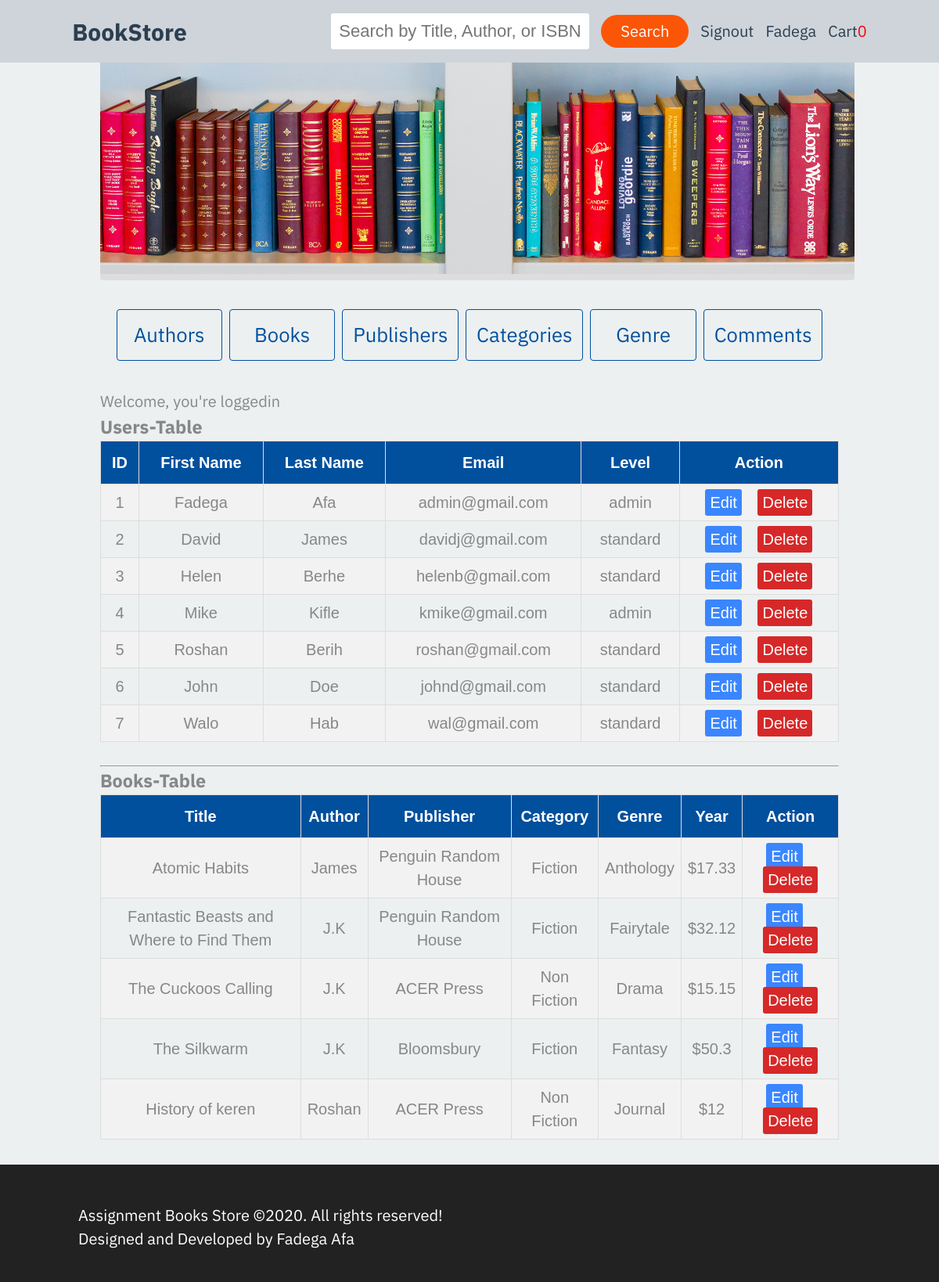
/templates/index.php?login=success (signed in), run on an earlier commit of the app's database.
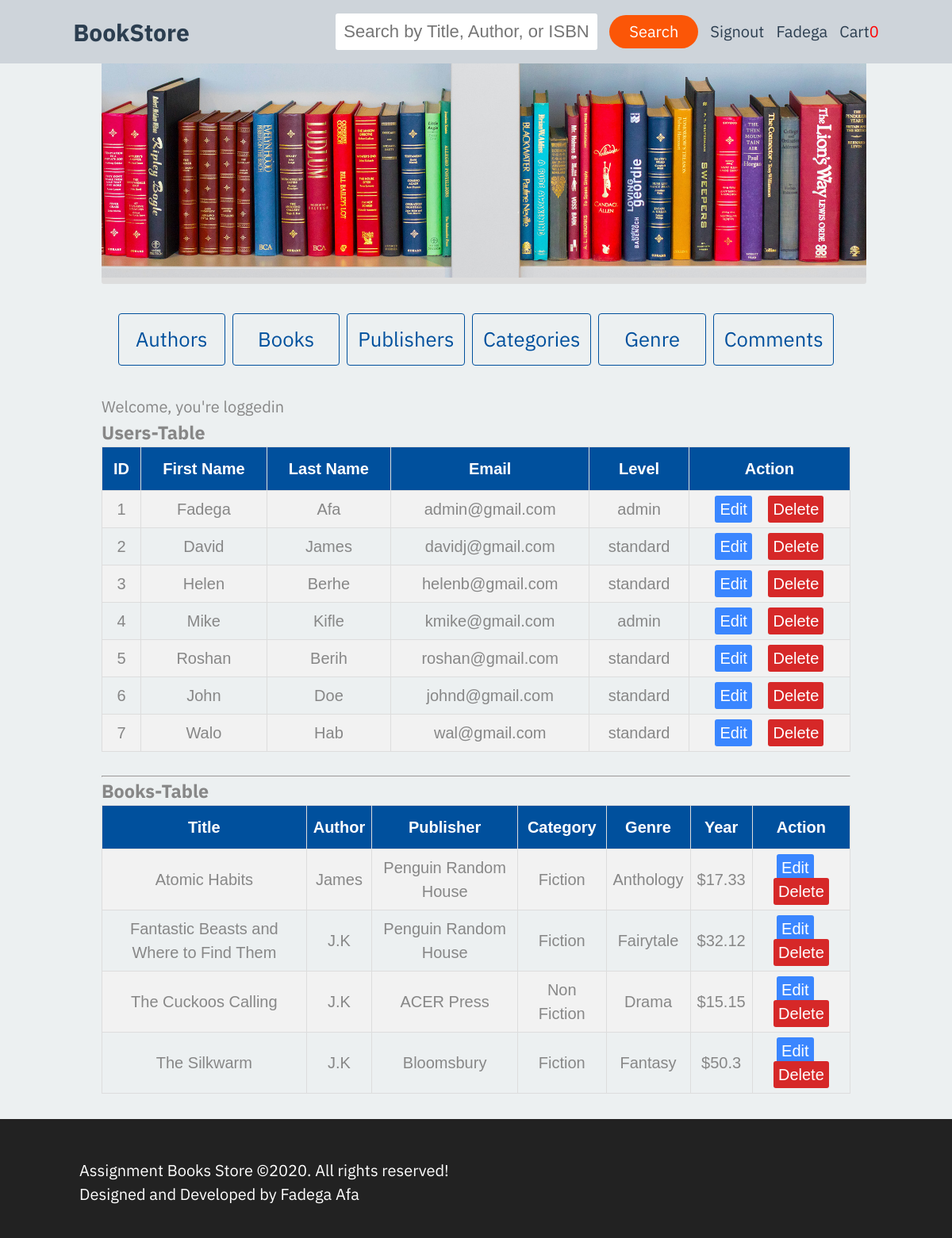
And on a later commit of the database.
### tables this page shows
CREATE TABLE user(
      user_id INTEGER PRIMARY KEY AUTOINCREMENT NOT NULL,
      firstname TEXT NOT NULL,
      lastname TEXT NOT NULL,
      email TEXT NOT NULL UNIQUE,
      password TEXT NOT NULL,
      level TEXT,
      regDate DATE
    );

CREATE TABLE book (
      book_id INTEGER PRIMARY KEY AUTOINCREMENT NOT NULL,
      title TEXT NOT NULL,
      author_id INTEGER NOT NULL REFERENCES author(author_id) ON UPDATE CASCADE,
      ISBN TEXT NOT NULL,
      publisher_id INTEGER NOT NULL REFERENCES publisher(publisher_id),
      category_id INTEGET NOT NULL REFERENCES category(category_id),
			genre_id INTEGET NOT NULL REFERENCES genre(genre_id),
      year INTEGER NOT NULL,
      cover BLOB,
      price REAL,
      condition TEXT NOT NULL
    );

CREATE TABLE author(
			author_id INTEGER PRIMARY KEY AUTOINCREMENT NOT NULL,
			firstname TEXT NOT NULL,
			lastname TEXT NOT NULL,
      email TEXT NOT NULL UNIQUE
		);

CREATE TABLE publisher(
			publisher_id INTEGER PRIMARY KEY AUTOINCREMENT NOT NULL,
			pname TEXT NOT NULL,
			city TEXT,
			country TEXT NOT NULL
		);

CREATE TABLE category(
      category_id INTEGER PRIMARY KEY AUTOINCREMENT NOT NULL,
      cname TEXT  NOT NULL
    );

CREATE TABLE genre(
      genre_id INTEGER PRIMARY KEY AUTOINCREMENT NOT NULL,
      gname TEXT  NOT NULL,
      category_id INTEGER NOT NULL REFERENCES category(category_id) ON UPDATE CASCADE ON DELETE CASCADE

    );

### templates/index.php (the view, shortened to what this page needs)
<?php
require '../app/header.php';
require '../app/libcommon.php';
?>
  <div class="main-container" >
   <?php  include '../templates/herosection.php';?>
           <div id="link-wrapper">
               <a href="../templates/author.php">Authors</a>
               <a href="../templates/book.php">Books</a>
               <a href="../templates/publisher.php">Publishers</a>
               <a href="../templates/category.php">Categories</a>
               <a href="../templates/genre.php">Genre</a>
               <a href="../templates/comment.php">Comments</a>
            </div>
          <?php
          if(isset($_SESSION['useremail'])||isset($_SESSION['emailId'])){?>
                <p>Welcome, you're loggedin</p>
                <h3>Users-Table</h3>
                <table class="db-table">
                  <tr>
                      <th> ID </th>
                      <th> First Name </th>
                      <th> Last Name </th>
                      <th> Email </th>
                      <th> Level </th>
                      <th> Action </th>
                  </tr>
                <?php
                $res = $conn->prepare('SELECT * FROM user');
                $res->execute();
                $data = $res->fetchAll(PDO::FETCH_ASSOC);
               foreach($data as $row):?>
                    <tr>
                      <td><?php echo $row['user_id'];?></td>
                      <td><?php echo $row['firstname'];?></td>
                      <td><?php echo $row['lastname'];?></td>
                      <td><?php echo $row['email'];?></td>
                      <td><?php echo $row['level'];?></td>
                      <td>
                         <a class="edit" href="editUser.php?id=<?php echo $row['user_id'];?>">Edit</a>
                         <a class="delete" href="deleteUser.php?id=<?php echo $row['user_id'];?>">Delete</a>
                      </td>
                    </tr>
                  <?php endforeach; ?>
                </table>
                  <br><hr>
                <h3>Books-Table</h3>
                <table class="db-table">
                  <tr>
                      <th>Title </th>
                      <th>Author </th>
                      <th>Publisher </th>
                      <th>Category </th>
                      <th>Genre</th>
                      <th>Year</th>
                      <th>Action</th>
                  </tr>
                <?php
                $sql ='SELECT book_id,title ,year, price, firstname, pname, cname, gname
                                FROM book b, author a, publisher p, category c, genre g
                                WHERE b.author_id = a.author_id AND
                                      b.publisher_id = p.publisher_id AND
                                      b.category_id = c.category_id AND
                                      b.genre_id =g.genre_id';
                $res = $conn->prepare($sql);
                $res->execute();
                $data = $res->fetchAll(PDO::FETCH_ASSOC);
               foreach($data as $row):?>
                    <tr>
                      <td><?php echo $row['title'];?></td>
                      <td><?php echo $row['firstname'];?></td>
                      <td><?php echo $row['pname'];?></td>
                      <td><?php echo $row['cname'];?></td>
                      <td><?php echo $row['gname'];?></td>
                      <td><?php echo '$'.$row['price'];?></td>
                      <td>
                         <a class="edit book-edit" href="../templates/editbook.php?id=<?php echo $row['book_id'];?>">Edit</a>
                         <a class="delete book-delete" href="../templates/deletebook.php?id=<?php echo $row['book_id'];?>">Delete</a>
                      </td>
                    </tr>
                  <?php endforeach; ?>
                </table>
            <?php
          }else{
            echo '<p>Not loggedin <a href="../templates/signup.php"> signup</a> to see data!</p>';
            echo '<p>Please run the install script(once) to be able to signup and signin to see data or sign up in the above link</p>';
           include '../templates/dashboard.php';
          }
        ?>
  </div>
<?php include '../app/footer.php';?>

### app/header.php (shortened to what this page needs)
<!DOCTYPE html>
<html lang="en" dir="ltr">
  <head>
      <link rel="stylesheet" href="../css/menu.css">
      <link rel="stylesheet" href="../css/master.css">
      <link rel="stylesheet" href="../css/dashboard.css">
  </head>
  </head>
  <body>
    <nav>
      <div class="content">
        <h1><a href="../templates/index.php"> BookStore</a></h1>
        <div class="links">
          <input type="text" class="searchbox" placeholder="Search by Title, Author, or ISBN">
          <a href="../app/search.php" class="btn-search">Search</a>
          <?php
            if(isset($_SESSION['useremail'])||isset($_SESSION['firstname'])){
              echo ' <a href="../app/signout.inc.php">Signout</a>';
              echo ' <a href="../app/profile.php"><span> <img src="" alt=""></span>'.$_SESSION['firstname'].'</a>';
            }else{
              echo '<a name="signin-submit" href="../templates/signin.php">Signin</a>';
              echo '<a name="log-submit" href="../templates/signup.php">Signup</a>';
            }
           ?>
          <a href="#">Cart<span class="cart-notify">0</span> </a>
        </div>
      </div>
    </nav>

### templates/herosection.php (shortened to what this page needs)
<div class="bodycontent">
  <div class="one">
      <img src="../templates/imgs/bookstore.jpg" alt="hero">
  </div>
</div>

### app/footer.php (shortened to what this page needs)
  <footer id="footer" class="section" >
          <p>Assignment Books Store &copy;2020. All rights reserved!</p>
          <p>Designed and Developed by <span>Fadega Afa</span></p>
   </footer>
</body>
</html>

### css/menu.css (style rules this page uses)
:root { --greyapple:#eee; --greenaple:#2ecc71; --drakmatter:#34495e; --darkermatter:#2c3e50; --darkergrey:#ced4da; }
* { margin: 0; padding:0; box-sizing: border-box; }
body { font-family: "IBM Plex Sans", Verdana, Tahoma, sans-serif; }
a { text-decoration: none; color:#3a86ff; color:#00509d; }
nav { display: grid; grid-template-rows: minmax(min-content,100px) min-conten; */ }
nav .content { background-color: var(--darkergrey); display:grid; place-items:center; grid-auto-flow: column; align-content:space-evenly; min-height: 80px; }
nav .content .links { display:grid; grid-gap:15px; grid-auto-flow: column; place-items:center; grid-template-columns: minmax(min-conent,80px); }
nav .content .links .searchbox { width:330px; padding:10px 10px; border-radius: 3px; border: none; font-size:1.1em; }
nav .content .links .btn-search { border:white; background-color:#fb5607; border-radius: 2em; padding:6px 25px; color:#fff; }
nav .cart-notify { color:red; }

### css/master.css (style rules this page uses)
* { box-sizing: border-box; padding:0; margin:0; }
html { box-sizing: border-box; font-size: 17px; line-height: 1.6; font-family: 'Source Sans Pro', sans-serif, Segoe UI, Roboto, Helvetica, Arial, sans-serif, 'Apple Color Emoji', 'Segoe UI Emoji', 'Segoe UI Symbol'; color: #878787; }
*, *::before, *:after { box-sizing: inherit; padding: 0; margin: 0; }
body { margin:0 auto; padding:0; font-size:20px; }
.main-container { margin:0 auto; width:80%; padding:0 0.5rem 2rem 0.5rem; }
.db-table { font-family: "Trebuchet MS", Arial, Helvetica, sans-serif; border-collapse: collapse; width: 100%; }
.db-table td, .db-table th { border: 1px solid #ddd; padding: 8px; text-align: center; }
.db-table tr:nth-child(even) { background-color: #f2f2f2; }
.db-table th { padding-top: 12px; padding-bottom: 12px; text-align: left; background-color:#00509d; color: white; text-align: center; }
.db-table .delete { color:red; background:#d62828; color:white; padding:0.3em 0.3em; border-radius: 3px; }
.db-table .edit { margin-right:15px; background:#3a86ff; color:#fff; padding:0.3em 0.3em; border-radius: 3px; }
#link-wrapper { padding:2rem 1rem; width:100%; display:flex; flex-direction: row; }
#link-wrapper a { padding:0.8rem; color:#00509d; flex:1; border:1px solid #00509d; margin:0.5%; font-size:1.6rem; text-align: center; border-radius: 4px; }
input, label, button { padding: 0.2rem 1rem; font-size: 1.2rem; color: inherit; }
#footer { width:100%; height:150px; bottom: calc(100vh - 10px); background:#222; color:#fff; text-align:left; padding: 50px 50px 50px 100px; }

### css/dashboard.css (style rules this page uses)
html { box-sizing: border-box; font-size: 16px; line-height: 1.5; }
:root { --greyapple:#ecf0f1; --brightorange:#ff9f1c; --lightgrey:#D3D3D3; --greenaple:#2ecc71; --drakmatter:#34495e; --darkermatter:#2c3e50; }
body { background-color: var(--greyapple); font-family: "IBM Plex Sans", Verdana, Tahoma, sans-serif; }
*, *::before, *:after { box-sizing: inherit; padding: 0; margin: 0; }
a { text-decoration: none; color:var(--darkermatter); }

### templates/herosection.php (style rules this page uses)
.bodycontent { display: grid; grid-template-columns: 70% 30%; grid-gap: 1em; }
.bodycontent div { background-color: #eee; padding:30px; border-radius: 3px; }
.bodycontent div:nth-child(odd) { background-color: #ddd; }
.bodycontent .one { grid-column-start: 1; grid-column-end:3; padding:0; margin:0 auto; }
.bodycontent .one img { width: 100%; max-height: 700px; }

What changed in the data, as far as the page shows it:
removed book: title "History of keren", author.firstname "Roshan", publisher.pname "ACER Press", category.cname "Non Fiction", genre.gname "Journal", price "12"
